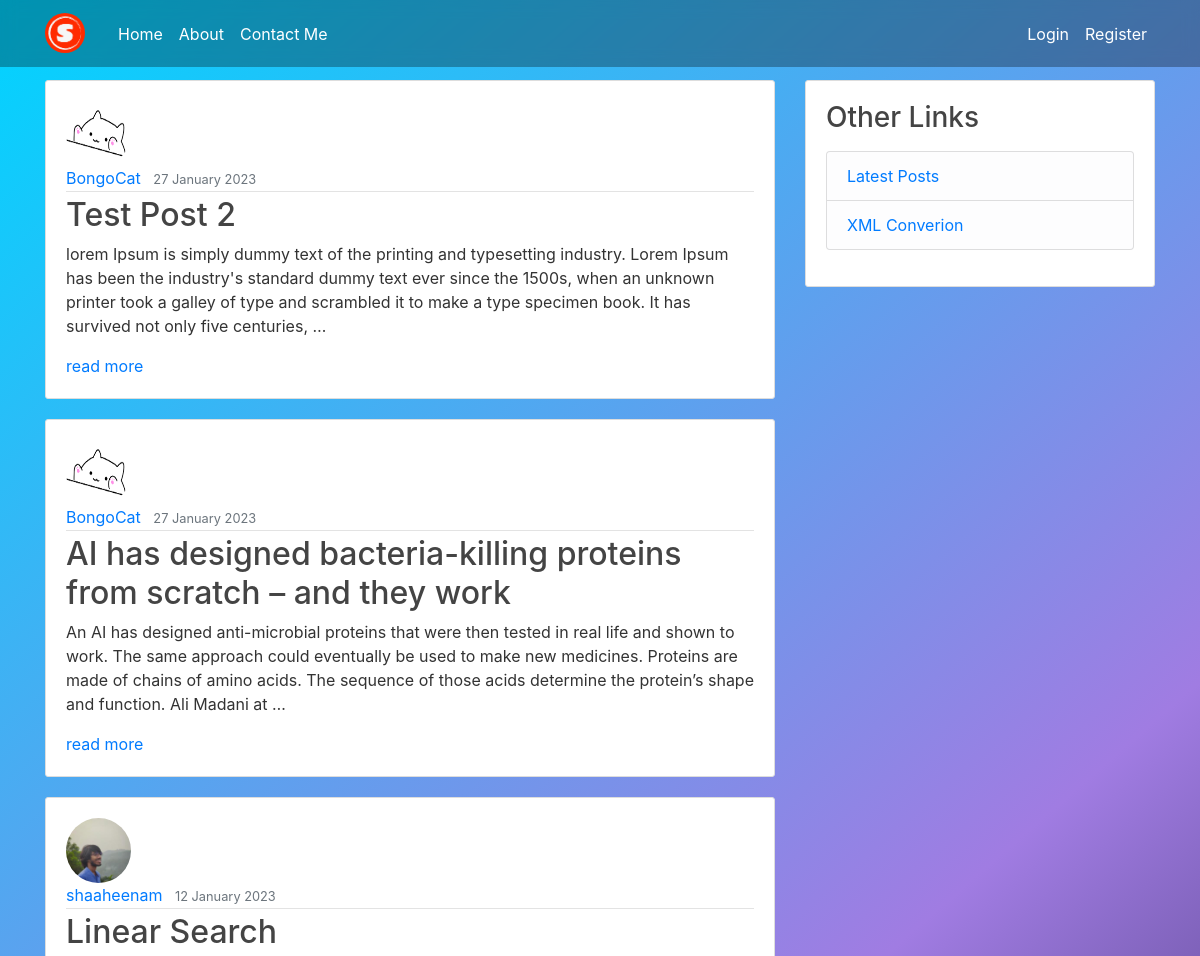
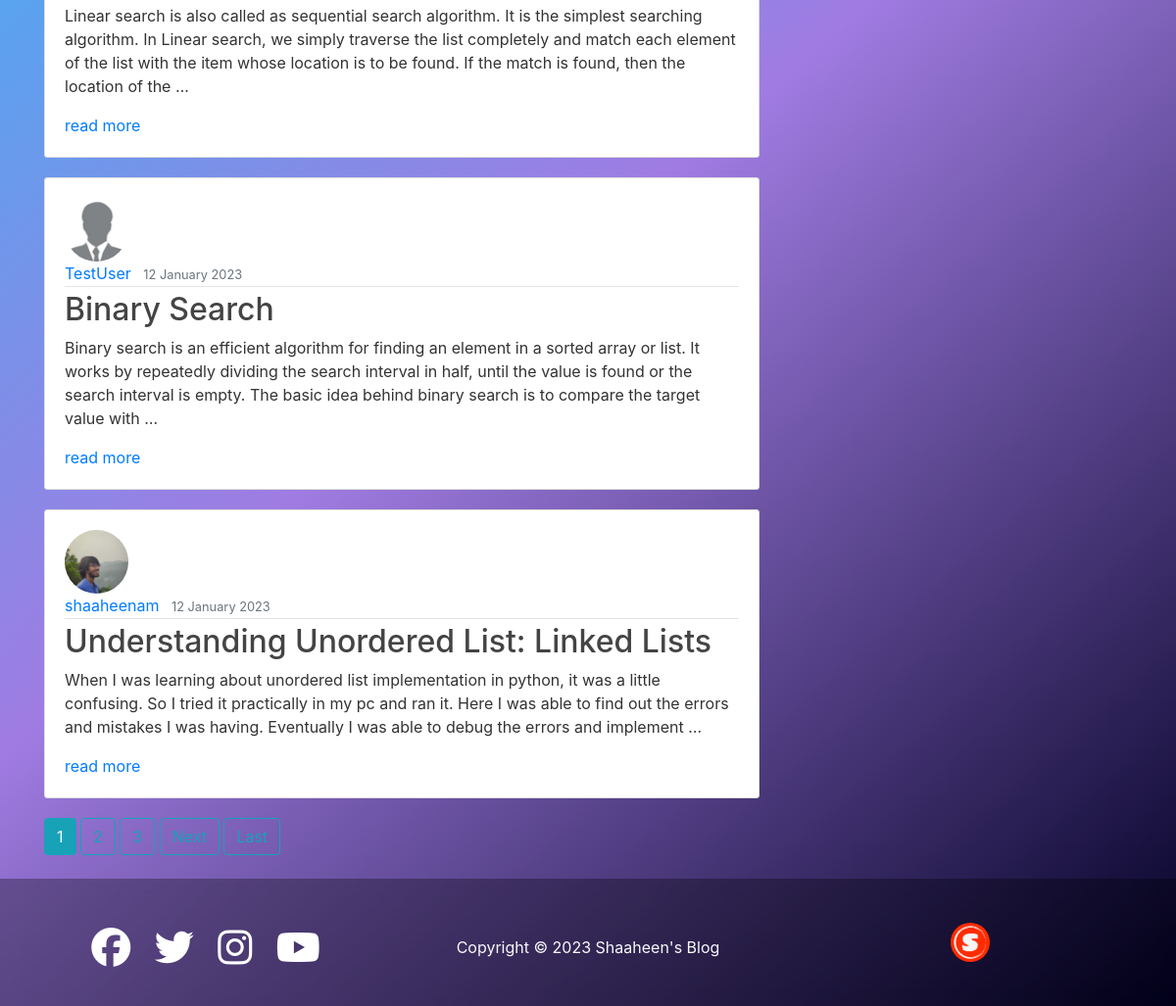
The page / on the database its author committed (2 pictures, top to bottom).
### blog/models.py (models this page shows, shortened)
class Post(models.Model):
    title = models.CharField(max_length=100)
    content = models.TextField()
    date_posted = models.DateTimeField(default=timezone.now)
    author = models.ForeignKey(User, on_delete=models.CASCADE)#if user is deleted, their post is also deleted
    image = models.ImageField(default='post-default.jpg',upload_to='post_images')

### users/models.py (models this page shows, shortened)
class Profile(models.Model):
    user = models.OneToOneField(User, on_delete=models.CASCADE)
    image = models.ImageField(default='default.jpg', upload_to='profile_pics')
    linkedin = models.URLField(null=True)

### blog/views.py (the view)
# urls.py: path('', PostListView.as_view(), name='blog-home'),#name is actually getting used in appropriate place of base html href links
class PostListView(ListView):
    model = Post
    template_name = 'blog/home.html' # <app>/<model>_<viewtype>.html
    context_object_name = 'posts' # otherwise in home.html iteration will be over a var named object rather than post
    ordering = ['-date_posted']
    paginate_by = 5

### blog/templates/blog/home.html (shortened to what this page needs)
{% extends "blog/base.html" %}
{% block content %}
    {% for post in posts %}
    <article class="media content-section">
        <a href="{% url 'user-posts' post.author.username %}"><img class="rounded-circle article-img" src="{{ post.author.profile.image.url }}"></a>
        <div class="media-body">
          <div class="article-metadata">
            <a class="mr-2" href="{% url 'user-posts' post.author.username %}">{{ post.author }}</a>
            <small class="text-muted">{{ post.date_posted|date:"d F Y" }}</small>
          </div>
          <h2><a class="article-title" href="{% url 'post-detail' post.id %}">{{ post.title }}</a></h2>
          <p class="article-content">{{ post.content|truncatewords:"50" }}</p>
          <a class="button" href="{% url 'post-detail' post.id %}">read more</a>
        </div>
      </article>
    {% endfor %}
    {% if is_paginated %}
      {% for num in page_obj.paginator.page_range %}
        {% if page_obj.number  == num %}
          <a class="btn btn-info mb-4" href="?page={{ num }}">{{ num }}</a>
        {% elif num > page_obj.number|add:'-3' and num < page_obj.number|add:'3' %}
        <a class="btn btn-outline-info mb-4" href="?page={{ num }}">{{ num }}</a>
        {% endif %}
      {% endfor %}
      {% if page_obj.has_next %}
        <a class="btn btn-outline-info mb-4" href="?page={{ page_obj.next_page_number }}">Next</a>
        <a class="btn btn-outline-info mb-4" href="?page={{ page_obj.paginator.num_pages }}">Last</a>
      {% endif %}
    {% endif %}
{% endblock content %}

### blog/static/blog/main.css (style rules this page uses)
html { min-height: calc(100vh - 100px); }
body { background: rgb(2,0,36); background: linear-gradient(319deg, rgba(2,0,36,1) 0%, rgba(160,124,226,1) 43%, rgba(0,212,255,1) 100%) no-repeat ; background-size: cover; color: #333333; margin-top: 5rem; background-attachment: fixed; }
h1, h2, h3, h4, h5, h6 { color: #444444; }
.content-section { background: #ffffff; padding: 20px 20px; border: 1px solid #dddddd; border-radius: 3px; margin-bottom: 20px; flex-direction: column; }
.article-title { color: #444444; }
.article-content { white-space: pre-line; }
.article-img { height: 65px; width: 65px; margin-right: 16px; }
.article-metadata { padding-bottom: 1px; margin-bottom: 4px; border-bottom: 1px solid #e3e3e3 }

### rows shown on the page
Post: author.profile.image (picture), author "BongoCat", date_posted "27 January 2023", title "Test Post 2", content "lorem Ipsum is simply dummy text of the printing and typesetting industry. Lorem Ipsum has been the industry's standard dummy text ever since the 1500s, when an unknown printer took a galley of type and scrambled it to make a type specimen book. It has survived not only five centuries, …"
Post: author.profile.image (picture), author "BongoCat", date_posted "27 January 2023", title "AI has designed bacteria-killing proteins from scratch – and they work", content "An AI has designed anti-microbial proteins that were then tested in real life and shown to work. The same approach could eventually be used to make new medicines. Proteins are made of chains of amino acids. The sequence of those acids determine the protein’s shape and function. Ali Madani at …"
Post: author.profile.image (picture), author "shaaheenam", date_posted "12 January 2023", title "Linear Search", content "Linear search is also called as sequential search algorithm. It is the simplest searching algorithm. In Linear search, we simply traverse the list completely and match each element of the list with the item whose location is to be found. If the match is found, then the location of the …"
Post: author.profile.image (placeholder picture), author "TestUser", date_posted "12 January 2023", title "Binary Search", content "Binary search is an efficient algorithm for finding an element in a sorted array or list. It works by repeatedly dividing the search interval in half, until the value is found or the search interval is empty. The basic idea behind binary search is to compare the target value with …"
Post: author.profile.image (picture), author "shaaheenam", date_posted "12 January 2023", title "Understanding Unordered List: Linked Lists", content "When I was learning about unordered list implementation in python, it was a little confusing. So I tried it practically in my pc and ran it. Here I was able to find out the errors and mistakes I was having. Eventually I was able to debug the errors and implement …"

### other values the page prints
{{ num }} "1"
